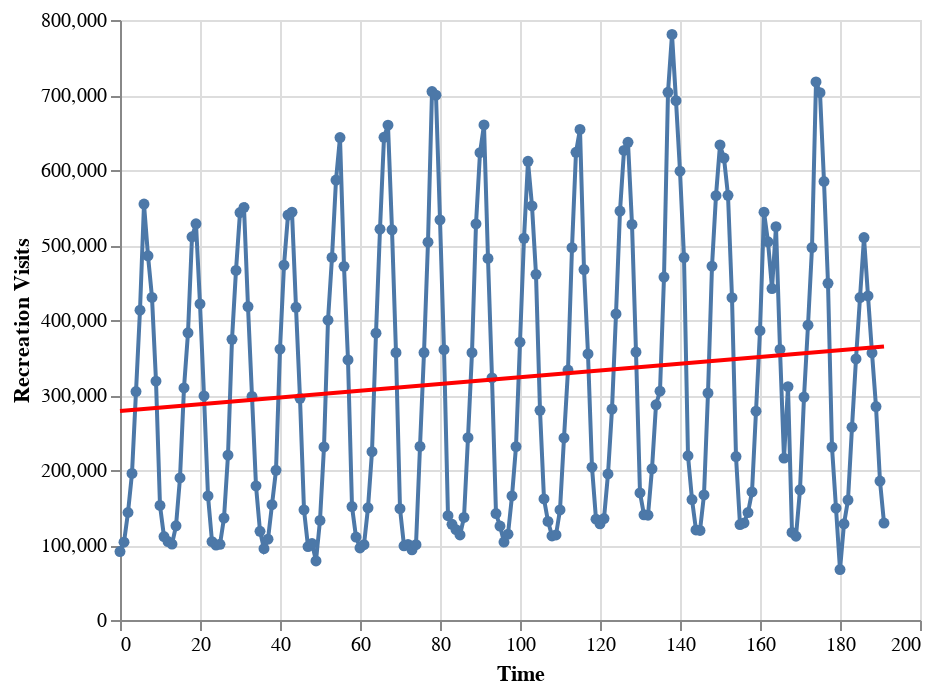

The cell this chart's notebook holds for it:
### Markdown cell above
**Time Plot with Linear Regression Line via Altair**

### Code cell
scatter = alt.Chart(npDF).mark_line(point=True).encode(
    x='Time:Q',
    y= alt.Y('RecreationVisits:Q', axis = alt.Axis(title = 'Recreation Visits'))

)
scatter+scatter.transform_regression('Time', 'RecreationVisits').mark_line(color='red')

### Figure 1 — Vega-Lite specification as saved in the notebook (floating-point values rounded to 4 significant figures; data arrays with more than 128 entries replaced by an {"elided": "..."} marker saying what was removed)
{"config": {"view": {"continuousWidth": 400, "continuousHeight": 300}}, "layer": [{"mark": {"type": "line", "point": true}, "encoding": {"x": {"type": "quantitative", "field": "Time"}, "y": {"type": "quantitative", "axis": {"title": "Recreation Visits"}, "field": "RecreationVisits"}}}, {"mark": {"type": "line", "color": "red"}, "encoding": {"x": {"type": "quantitative", "field": "Time"}, "y": {"type": "quantitative", "axis": {"title": "Recreation Visits"}, "field": "RecreationVisits"}}, "transform": [{"on": "Time", "regression": "RecreationVisits"}]}], "data": {"name": "data-0ab4165b956cc41369f978e03e9d2ad4"}, "$schema": "https://vega.github.io/schema/vega-lite/v4.8.1.json", "datasets": {"data-0ab4165b956cc41369f978e03e9d2ad4": {"elided": "192 records"}}}
